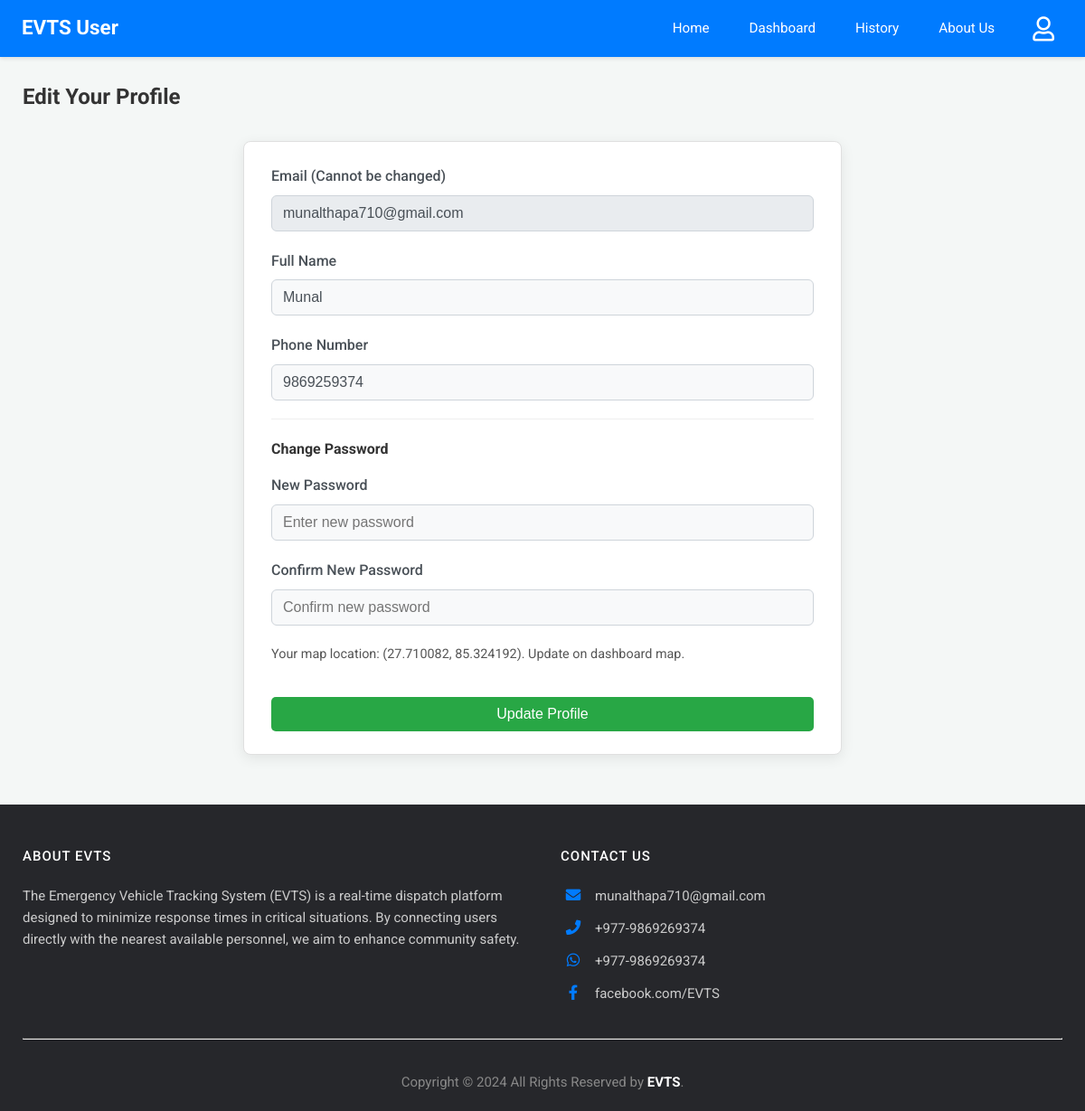
/edit-user-profile (signed in), run on an earlier commit of the app's database.
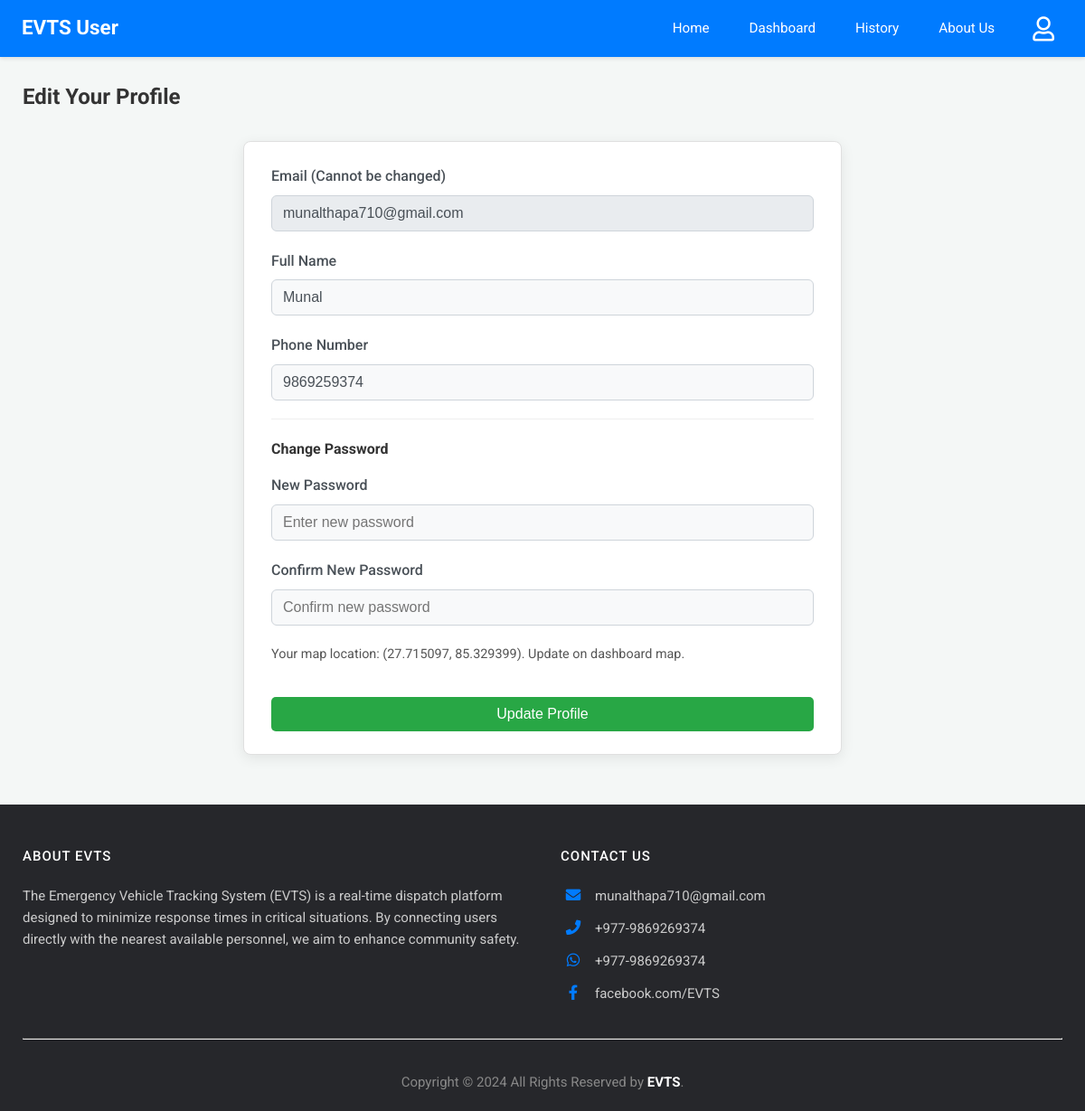
And on a later commit of the database.
### app.py (models this page shows)
class User(db.Model):
    email = db.Column(db.String(120), primary_key=True)
    name = db.Column(db.String(100))
    phone = db.Column(db.String(15))
    password = db.Column(db.String(256)) # Increased length for hash
    latitude = db.Column(db.Float, nullable=True)
    longitude = db.Column(db.Float, nullable=True)

### app.py (the view, shortened to what this page needs)
@app.route('/edit-user-profile', methods=['GET', 'POST'])
@login_required_user
def edit_user_profile():
    user = User.query.get(session['user'])
    if not user:
        flash('User not found.', 'error')
        return redirect(url_for('login'))
    response = make_response(render_template('edit_user_profile.html', user=user, title="Edit Your Profile"))
    return add_no_cache_to_response(response)

### app.py (called while the page is built)
def login_required_user(f):
    @wraps(f)
    def decorated_function(*args, **kwargs):
        if 'user' not in session:
            return redirect(url_for('login', next=request.url))
        return f(*args, **kwargs)
    return decorated_function

def add_no_cache_to_response(response):
    response.headers["Cache-Control"] = "no-cache, no-store, must-revalidate, public, max-age=0"
    response.headers["Pragma"] = "no-cache"
    response.headers["Expires"] = "0"
    return response

### templates/edit_user_profile.html (shortened to what this page needs)
{% extends 'user_base.html' %}
{% block content %}
<h2>Edit Your Profile</h2>
<form method="POST" action="{{ url_for('edit_user_profile') }}" class="profile-edit-form">
    <div class="form-group">
        <label for="email">Email (Cannot be changed)</label>
        <input type="email" id="email" name="email" value="{{ user.email }}" class="form-control" readonly>
    </div>
    <div class="form-group">
        <label for="name">Full Name</label>
        <input type="text" id="name" name="name" value="{{ user.name }}" class="form-control" required>
    </div>
    <div class="form-group">
        <label for="phone">Phone Number</label>
        <input type="tel" id="phone" name="phone" value="{{ user.phone }}" class="form-control" required>
    </div>
    <hr style="margin: 20px 0;">
    <h4 style="margin-bottom:15px;">Change Password</h4>
    <div class="form-group">
        <label for="new_password">New Password</label>
        <input type="password" id="new_password" name="new_password" class="form-control" placeholder="Enter new password">
    </div>
    <div class="form-group">
        <label for="confirm_password">Confirm New Password</label>
        <input type="password" id="confirm_password" name="confirm_password" class="form-control" placeholder="Confirm new password">
    </div>
    {% if user.latitude and user.longitude %}
    <p style="font-size:0.9em; color:#555;">Your map location: ({{ user.latitude|round(6) }}, {{ user.longitude|round(6) }}). Update on dashboard map.</p>
    {% else %}
    <p style="font-size:0.9em; color:#dc3545;">Map location not set. Set on dashboard.</p>
    {% endif %}
    <button type="submit" class="button-style btn-confirm" style="margin-top: 20px; width: 100%;">Update Profile</button>
</form>
{% endblock %}

What changed in the data, as far as the page shows it:
changed User "munalthapa710@gmail.com": latitude "27.710082" → "27.715097"; longitude "85.324192" → "85.329399"
